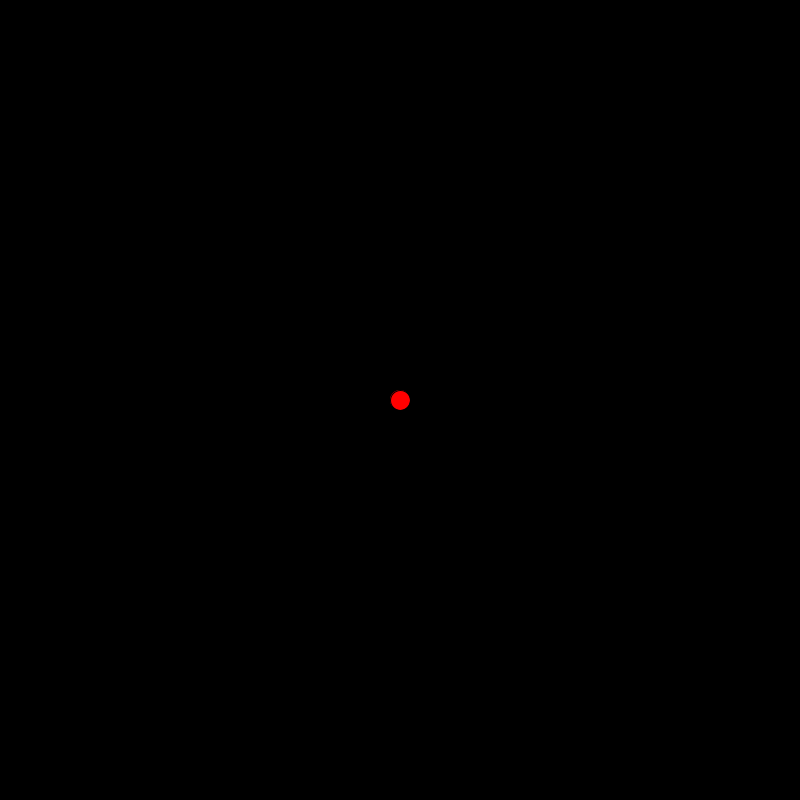
Frame 1 (no input)
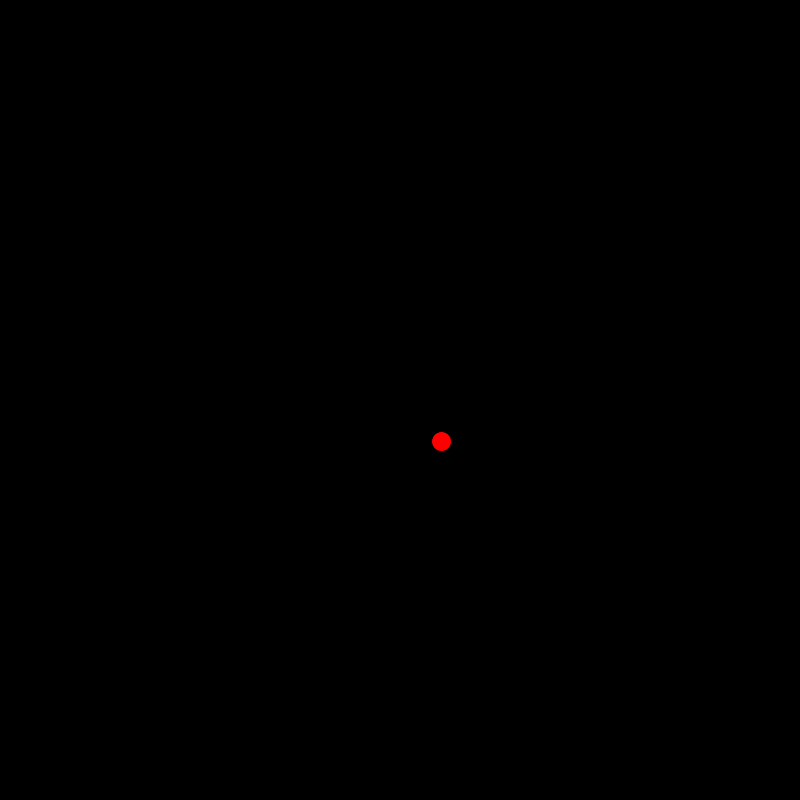
Frame 60 (the mouse pressed at the canvas centre just before this capture)
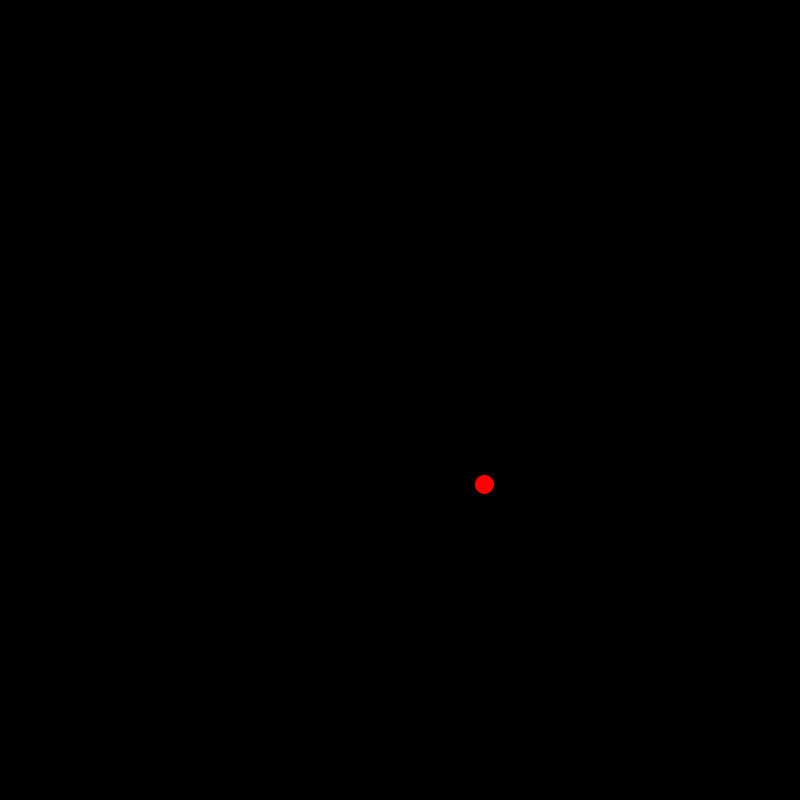
Frame 120 (the mouse held since frame 60 and released just before this capture)

The Processing sketch that drew these frames (run headless with seeded random() and noise(); from frame 60 on, the mouse is pressed at the canvas centre):

// Processing sketch: point_vector_spot
// ── point_vector_spot.pde
Point a;
Vector v;
Spot p;

void setup () {
  size (800, 800);
  a = new Point (400, 400);
  v = new Vector (1, PI / 4);
  p = new Spot (a, v, 20);
  p = new Spot (a, v, 20);

}

void draw () {
  background (0);
  
  fill (255, 0, 0);
  p.display ();
  p.move ();

}
// ── Spot.pde
class Spot {
  Point cen;
  Vector vec;
  float rad;
  Spot (Point center, Vector vector, float radius) {
    cen = center;
    vec = vector;
    rad = radius;
  }
  
  void display () {
    ellipse(cen.x, cen.y, rad, rad);
  }
  
  void move () {
    cen = vec.move_by (cen);
  }
}
// ── Vector.pde
class Vector {
  float x, y, speed, direction;
  String v_str;
  Vector (float spd, float dir) {
    x = spd * cos (dir);
    y = spd * sin (dir);
    speed = spd;
    direction = dir * (PI / 180);
    v_str = "<" + str(x) + ", " + str(y) + ">";
   }
  
  Point move_by (Point p) {
    Point newPoint;
    newPoint = new Point (p.x + x, p.y + y);
    return newPoint;
  }
  
}
// ── point.pde
class Point {
  float x, y;
  String p_str;
  Point (float x_coord, float y_coord) {
    x = x_coord;
    y = y_coord;
    p_str = "(" + str(x) + ", " + str(y) + ")";
  }
  
}
